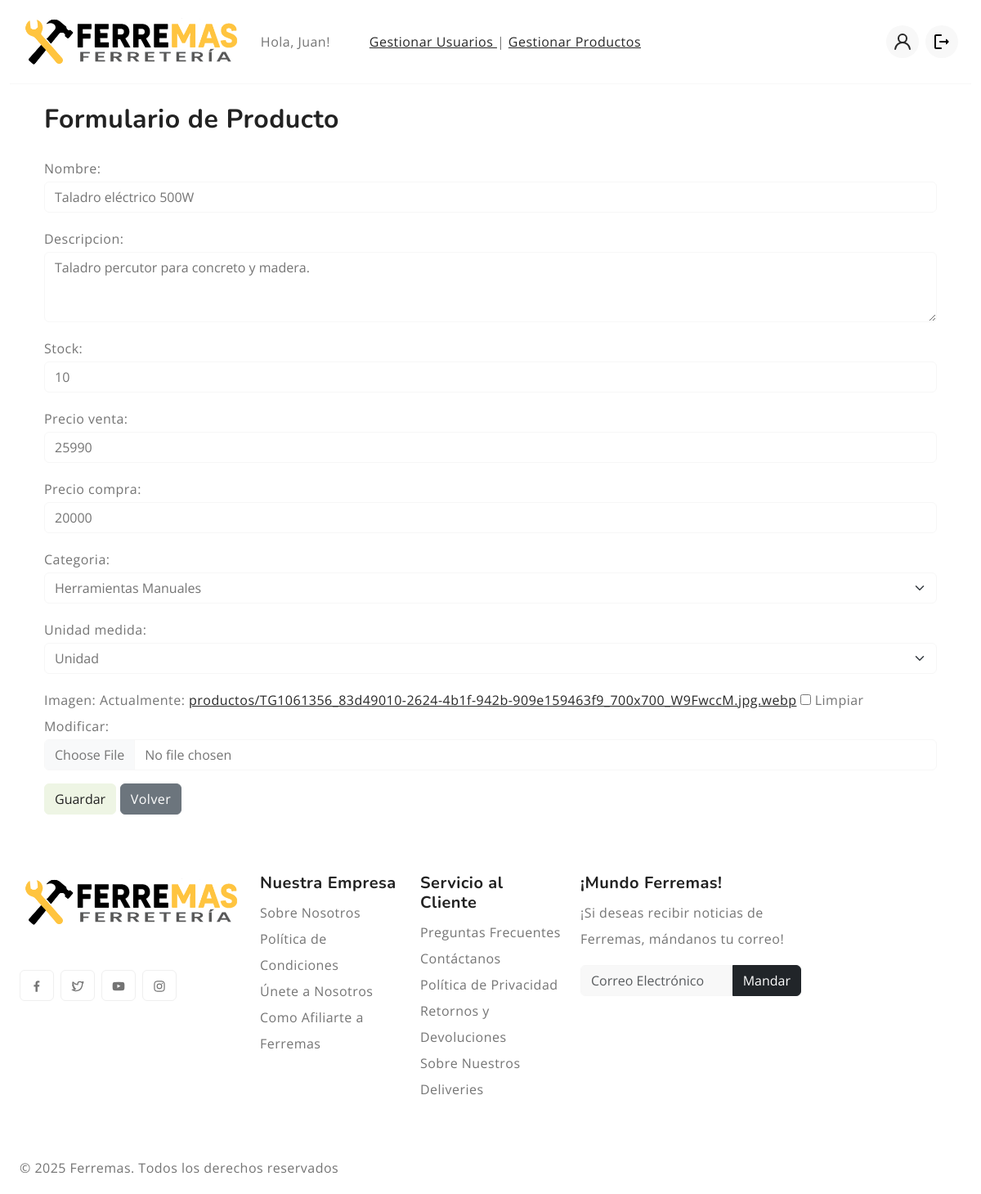
The page /administrador/productos/1/editar/ (signed in) on the database its author committed.
### tienda/models.py (models this page shows, shortened)
class Perfil(models.Model):
    usuario = models.OneToOneField(User, on_delete=models.CASCADE)
    nombre = models.CharField(max_length=50)
    primer_apellido = models.CharField(max_length=50)
    segundo_apellido = models.CharField(max_length=50, blank=True, null=True)

class Producto(models.Model):
    nombre = models.CharField(max_length=255)
    descripcion = models.TextField()
    stock = models.IntegerField()
    precio_venta = models.IntegerField()
    precio_compra = models.IntegerField()
    categoria = models.ForeignKey(Categoria, on_delete=models.CASCADE)
    unidad_medida = models.ForeignKey(UnidadMedida, on_delete=models.CASCADE)
    imagen = models.ImageField(upload_to='productos/', blank=True, null=True)

class UnidadMedida(models.Model):
    unidad_medida = models.CharField(max_length=20)
    descripcion = models.CharField(max_length=50)
    def __str__(self):
        return self.unidad_medida

### tienda/views.py (the view)
# urls.py: path('administrador/productos/<int:producto_id>/editar/', views.editar_producto, name='editar_producto'),
@grupo_requerido('Administrador')
def editar_producto(request, producto_id):
    producto = get_object_or_404(Producto, id=producto_id)
    if request.method == 'POST':
        form = ProductoForm(request.POST, request.FILES, instance=producto)
        if form.is_valid():
            form.save()
            return redirect('gestion_productos')
    else:
        form = ProductoForm(instance=producto)
    return render(request, 'panel_admin/form_producto.html', {'form': form})

### tienda/forms.py
class ProductoForm(forms.ModelForm):
    nueva_categoria = forms.CharField(
        required=False,
        label="Nueva categoría",
        widget=forms.TextInput(attrs={'class': 'form-control'})
    )
    class Meta:
        model = Producto
        fields = [
            'nombre', 'descripcion', 'stock',
            'precio_venta', 'precio_compra',
            'categoria', 'unidad_medida', 'imagen'
        ]
        widgets = {
            'nombre': forms.TextInput(attrs={'class': 'form-control'}),
            'descripcion': forms.Textarea(attrs={'class': 'form-control', 'rows': 3}),
            'stock': forms.NumberInput(attrs={'class': 'form-control'}),
            'precio_venta': forms.NumberInput(attrs={'class': 'form-control'}),
            'precio_compra': forms.NumberInput(attrs={'class': 'form-control'}),
            'categoria': forms.Select(attrs={'class': 'form-select', 'id': 'id_categoria'}),
            'unidad_medida': forms.Select(attrs={'class': 'form-select'}),
            'imagen': forms.ClearableFileInput(attrs={'class': 'form-control'}),
        }

### tienda/context_processors.py (called while the page is built)
def categorias_disponibles(request):
    return {'categorias': Categoria.objects.all()}

def regiones_comunas(request):
    regiones = Region.objects.all()
    regiones_comunas = {}
    for region in regiones:
        regiones_comunas[region.nombre] = Comuna.objects.filter(region=region).order_by('nombre')
    return {
        'regiones_comunas': regiones_comunas
    }

def url_logo(request):
    if request.user.is_authenticated:
        if request.user.groups.filter(name='Bodeguero').exists():
            return {'url_logo': reverse('dashboard_bodeguero')}
        elif request.user.groups.filter(name='Vendedor').exists():
            return {'url_logo': reverse('dashboard_vendedor')}
        elif request.user.groups.filter(name='Administrador').exists():
            return {'url_logo': reverse('dashboard_admin')}
    return {'url_logo': reverse('home')}

def grupo_usuario(request):
    grupo = None
    if request.user.is_authenticated:
        grupos = request.user.groups.values_list('name', flat=True)
        grupo = grupos[0] if grupos else None
    return {'grupo_usuario': grupo}

### templates/panel_admin/form_producto.html (shortened to what this page needs)
{% extends 'base.html' %}
{% load static %}
{% block content %}
<div class="container my-4">
    <h2 class="mb-4">Formulario de Producto</h2>
    <form method="post" enctype="multipart/form-data">
    <div class="mb-3">
        {{ form.nombre.label_tag }} {{ form.nombre }}
    </div>
    <div class="mb-3">
        {{ form.descripcion.label_tag }} {{ form.descripcion }}
    </div>
    <div class="mb-3">
        {{ form.stock.label_tag }} {{ form.stock }}
    </div>
    <div class="mb-3">
        {{ form.precio_venta.label_tag }} {{ form.precio_venta }}
    </div>
    <div class="mb-3">
        {{ form.precio_compra.label_tag }} {{ form.precio_compra }}
    </div>
    <div class="mb-3">
            {{ form.categoria.label_tag }}
            <select name="categoria" class="form-select" id="id_categoria">
                {% for cat in form.fields.categoria.queryset %}
                    <option value="{{ cat.id }}">{{ cat.nombre }}</option>
                {% endfor %}
            </select>
        </div>
    <div class="mb-3">
        {{ form.unidad_medida.label_tag }} {{ form.unidad_medida }}
    </div>
    <div class="mb-3">
        {{ form.imagen.label_tag }} {{ form.imagen }}
    </div>
    <button type="submit" class="btn btn-success">Guardar</button>
    <a href="{% url 'dashboard_admin' %}" class="btn btn-secondary">Volver</a>
</form>
</div>
{% endblock %}

### templates/includes/header.html (shortened to what this page needs)
{% load static %}
{% load filtros_personalizados %}
<header>
  <div class="container-fluid">
    <div class="row py-3 border-bottom align-items-center">
      <div class="col-sm-4 col-lg-3 text-center text-sm-start">
        <div class="main-logo">
          <a href="{{ url_logo }}"><img src="{% static 'images/logo1.png' %}" alt="logo" class="img-fluid" /></a>
        </div>
      </div>
      {% if grupo_usuario == "Cliente" or grupo_usuario == None %}
        <div class="col-sm-6 offset-sm-2 offset-md-0 col-lg-5 d-none d-lg-block">
          <div class="search-bar row bg-light p-2 my-2 rounded-4">
            <div class="col-md-4 d-none d-md-block">
              <select class="form-select border-0 bg-transparent" onchange="location = this.value;">
                <option value="">Categorías</option>
                {% for categoria in categorias %}
                  <option value="{% url 'productos_por_categoria' categoria.id %}">
                    {{ categoria.nombre }}
                  </option>
                {% endfor %}
              </select>
            </div>
            <div class="col-11 col-md-7 position-relative">
              <form id="search-form" class="text-center" method="get" autocomplete="off">
                <input type="text" id="search-input" class="form-control border-0 bg-transparent" placeholder="Buscar producto en Ferremas" />
                <div id="search-results" class="list-group mt-2 position-absolute w-100"></div>
              </form>
            </div>
            <div class="col-1">
              <svg xmlns="http://www.w3.org/2000/svg" width="24" height="24" viewBox="0 0 24 24">
                <path fill="currentColor" d="M21.71 20.29L18 16.61A9 9 0 1 0 16.61 18l3.68 3.68a1 1 0 0 0 1.42 0a1 1 0 0 0 0-1.39ZM11 18a7 7 0 1 1 7-7a7 7 0 0 1-7 7Z" />
              </svg>
            </div>
          </div>
        </div>
      {% else %}
      <div class="col-sm-8 col-lg-5 d-flex justify-content-end gap-5 align-items-center mt-4 mt-sm-0 justify-content-center justify-content-sm-end">
        <div>
          Hola, {{ user.perfil.nombre|default:user.email }}!
        </div>
        {% if grupo_usuario == "Administrador"%}
        <div>
        <a href="{% url 'gestion_usuarios' %}">
          Gestionar Usuarios
        </a> |
        <a href="{% url 'gestion_productos' %}">
          Gestionar Productos
        </a>
        </div>
        {% endif %}
      </div>
      {% endif %}
      <div class="col-sm-8 col-lg-4 d-flex justify-content-end gap-5 align-items-center mt-4 mt-sm-0 justify-content-center justify-content-sm-end">
        <ul class="d-flex justify-content-end list-unstyled m-0">
          <li>
            {% if user.is_authenticated %}
              <div class="d-flex align-items-center">
                <a href="{% url 'myaccount' %}" class="d-flex align-items-center justify-content-center bg-light rounded-circle mx-1" title="Mi Cuenta" style="width: 40px; height: 40px;">
                  <svg width="24" height="24" viewBox="0 0 24 24">
                    <use xlink:href="#user"></use>
                  </svg>
                </a>
                <form method="POST" action="{% url 'logout' %}" class="m-0">
                  <button type="submit"
                          class="rounded-circle bg-light p-2 mx-1 btn btn-link border-0"
                          title="Cerrar Sesión">
                      <svg width="24" height="24" viewBox="0 0 24 24">
                          <use xlink:href="#logout"></use>
                      </svg>
                  </button>
              </form>
              </div>
            {% else %}
            <li>Iniciar Sesión
            <a href="{% url 'login' %}" class="rounded-circle bg-light p-2 mx-1"><svg width="24" height="24" viewBox="0 0 24 24">
              <use xlink:href="#user"></use>
            </svg></a>
            </li>
            {% endif %}
          </li>
        </ul>
      </div>
    </div>
  </div>
</header>

### static/css/style.css (style rules this page uses)
:root { --header-height : 160px; --header-height-min : 80px; }
:root { --accent-color : #FFC43F; --dark-color : #222222; --light-dark-color : #727272; --light-color : #fff; --grey-color : #dbdbdb; --light-grey-color : #fafafa; --primary-color : #6995B1; --light-primary-color : #eef1f3; }
:root { --body-font : "Open Sans", sans-serif; --heading-font : "Nunito", sans-serif; }
body { --bs-link-color: #333; --bs-link-hover-color:#333; --bs-link-color-rgb: 40,40,40; --bs-link-hover-color-rgb: 0,0,0; --bs-light-rgb: 248, 248, 248; --bs-font-sans-serif: "Open Sans", sans-serif; --bs-body-font-family: var(--bs-font-sans-serif); --bs-body-font-size: 1rem; --bs-body-font-weight: 400; --bs-body-line-height: 2; --bs-body-color: #747474; --bs-primary: #FFC43F; --bs-primary-rgb: 255, 196, 63; --bs-success: #a3be4c; --bs-success-rgb: 163, 190, 76; --bs-primary-bg-subtle: #FFF9EB; --bs-success-bg-subtle: #eef5e5; --bs-border-color: #F7F7F7; --bs-secondary-rgb: 230, 243, 251; --bs-danger-rgb: 249, 235, 231; --bs-warning-rgb: 255, 249, 235; --bs-info-rgb: 230, 243, 250; }
.btn-success { --bs-btn-color: #222; --bs-btn-bg: #EEF5E4; --bs-btn-border-color: #EEF5E4; --bs-btn-hover-color: #222; --bs-btn-hover-bg: #9de3c2; --bs-btn-hover-border-color: #9de3c2; --bs-btn-focus-shadow-rgb: 60,153,110; --bs-btn-active-color: #222; --bs-btn-active-bg: #9de3c2; --bs-btn-active-border-color: #9de3c2; --bs-btn-active-shadow: inset 0 3px 5px rgba(0, 0, 0, 0.125); --bs-btn-disabled-color: #222; --bs-btn-disabled-bg: #EEF5E4; --bs-btn-disabled-border-color: #EEF5E4; }
body { letter-spacing: 0.03em; }
h1,h2,h3,h4,h5,h6 { font-family: var(--heading-font); color: var(--dark-color); font-weight: 700; }
.container, .container-fluid, .container-lg, .container-md, .container-sm, .container-xl, .container-xxl { --bs-gutter-x: 3rem; }
.container-fluid { max-width: 1600px; }
.btn-link { margin-right: 30px; font-weight: 600; font-size: 16px; line-height: 22px; text-align: right; text-transform: capitalize; color: #787878; }

### rows shown on the page
Producto: nombre "Taladro eléctrico 500W", descripcion "Taladro percutor para concreto y madera.", stock "10", precio_venta "25990", precio_compra "20000"
UnidadMedida: unidad_medida "Unidad"

### other values the page prints
{{ user.perfil.nombre|default:user.email }} "Juan"
form field categoria "Herramientas Manuales"
